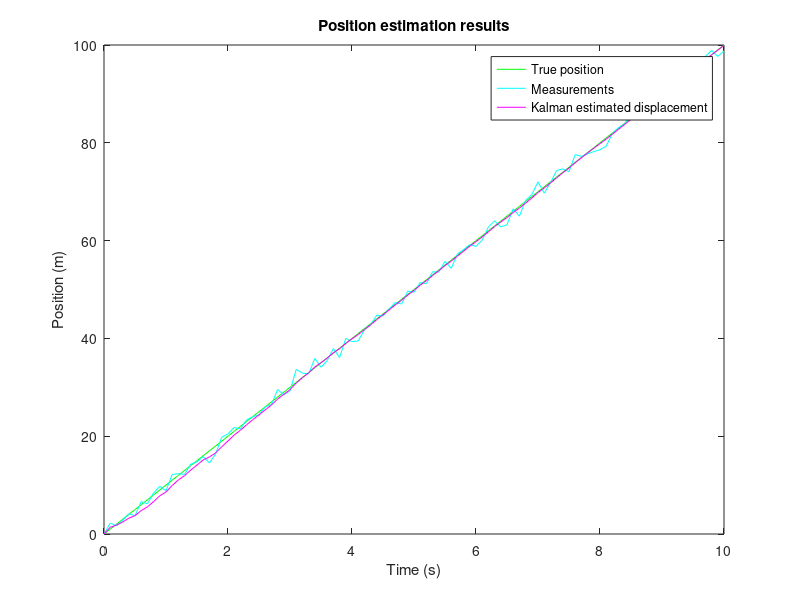
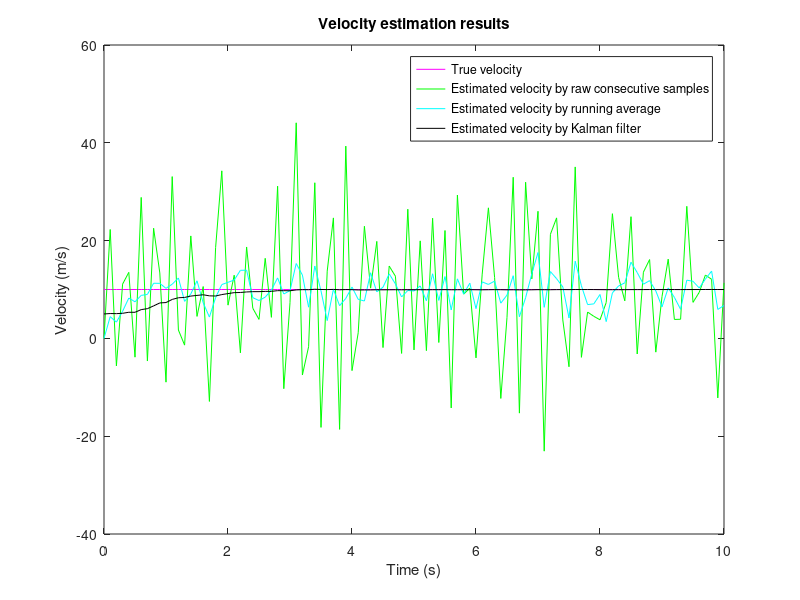
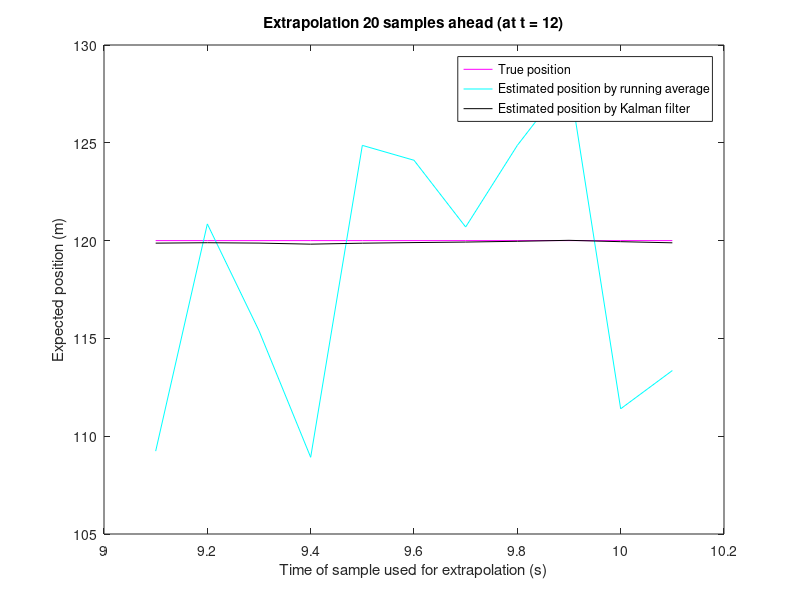

Source code (MATLAB) for these figures, in order:
%%%%%%%%%%%%%%%%%%%%%%%%%%%%%%%%%%%%
% Kalman filter intuitive tutorial %
% (c) Alex Blekhman, (end of) 2006 %
% Contact: ablekhman at gmail.com  %
%%%%%%%%%%%%%%%%%%%%%%%%%%%%%%%%%%%%

%%%%%%%%%%%%%%%%%%%%%%%%%%%%%%%%%%%%%%%%%%%%%%%%%%%%%%%%%%%%%%%%%%%%%%%%%%%
% The problem: Predict the position and velocity of a moving train 2 seconds ahead,
% having noisy measurements of its positions along the previous 10 seconds (10 samples a second). 

% Ground truth: The train is initially located at the point x = 0 and moves
% along the X axis with constant velocity V = 10m/sec, so the motion equation of the train is X =
% X0 + V*t. Easy to see that the position of the train after 12 seconds
% will be x = 120m, and this is what we will try to find.

% Approach: We measure (sample) the position of the train every dt = 0.1 seconds. But,
% because of imperfect apparature, weather etc., our measurements are
% noisy, so the instantaneous velocity, derived from 2 consecutive position
% measurements (remember, we measure only position) is innacurate. We will
% use Kalman filter as we need an accurate and smooth estimate for the velocity in
% order to predict train's position in the future.

% We assume that the measurement noise is normally distributed, with mean 0 and
% standard deviation SIGMA
%%%%%%%%%%%%%%%%%%%%%%%%%%%%%%%%%%%%%%%%%%%%%%%%%%%%%%%%%%%%%%%%%%%%%%%%%%%
  

close all
clear all
%%%%%%%%%%%%%%%%%%%%%%%%%%%%%%%%%%%%%%%%
%%% Ground truth %%%%%%%%%%%%%%%%%%%%%%%
%%%%%%%%%%%%%%%%%%%%%%%%%%%%%%%%%%%%%%%%

% Set true trajectory 
Nsamples=100;
dt = .1;
t=0:dt:dt*Nsamples;
Vtrue = 10;

% Xtrue is a vector of true positions of the train 
Xinitial = 0;
Xtrue = Xinitial + Vtrue * t;

%%%%%%%%%%%%%%%%%%%%%%%%%%%%%%%%%%%%%%%%
%%% Motion equations %%%%%%%%%%%%%%%%%%%
%%%%%%%%%%%%%%%%%%%%%%%%%%%%%%%%%%%%%%%%

% Previous state (initial guess): Our guess is that the train starts at 0 with velocity
% that equals to 50% of the real velocity
Xk_prev = [0; 
    .5*Vtrue];

% Current state estimate
Xk=[];

% Motion equation: Xk = Phi*Xk_prev + Noise, that is Xk(n) = Xk(n-1) + Vk(n-1) * dt
% Of course, V is not measured, but it is estimated
% Phi represents the dynamics of the system: it is the motion equation
Phi = [1 dt;
       0  1];

% The error matrix (or the confidence matrix): P states whether we should 
% give more weight to the new measurement or to the model estimate 
sigma_model = 1;
% P = sigma^2*G*G';
P = [sigma_model^2             0;
                 0 sigma_model^2];

% Q is the process noise covariance. It represents the amount of
% uncertainty in the model. In our case, we arbitrarily assume that the model is perfect (no
% acceleration allowed for the train, or in other words - any acceleration is considered to be a noise)
Q = [0 0;
     0 0];

% M is the measurement matrix. 
% We measure X, so M(1) = 1
% We do not measure V, so M(2)= 0
M = [1 0];

% R is the measurement noise covariance. Generally R and sigma_meas can
% vary between samples. 
sigma_meas = 1; % 1 m/sec
R = sigma_meas^2;

%%%%%%%%%%%%%%%%%%%%%%%%%%%%%%%%%%%%%%%%
%%% Kalman iteration %%%%%%%%%%%%%%%%%%%
%%%%%%%%%%%%%%%%%%%%%%%%%%%%%%%%%%%%%%%%

% Buffers for later display
Xk_buffer = zeros(2,Nsamples+1);
Xk_buffer(:,1) = Xk_prev;
Z_buffer = zeros(1,Nsamples+1);

for k=1:Nsamples
    
    % Z is the measurement vector. In our
    % case, Z = TrueData + RandomGaussianNoise
    Z = Xtrue(k+1)+sigma_meas*randn;
    Z_buffer(k+1) = Z;
    
    % Kalman iteration
    P1 = Phi*P*Phi' + Q;
    S = M*P1*M' + R;
    
    % K is Kalman gain. If K is large, more weight goes to the measurement.
    % If K is low, more weight goes to the model prediction.
    K = P1*M'*inv(S);
    P = P1 - K*M*P1;
    
    Xk = Phi*Xk_prev + K*(Z-M*Phi*Xk_prev);
    Xk_buffer(:,k+1) = Xk;
    
    % For the next iteration
    Xk_prev = Xk; 
end;

%%%%%%%%%%%%%%%%%%%%%%%%%%%%%%%%%%%%%%%%
%%% Plot resulting graphs %%%%%%%%%%%%%%
%%%%%%%%%%%%%%%%%%%%%%%%%%%%%%%%%%%%%%%%

%%%%%%%%%%%%%%%%%%%%%%%%%%%%%%%%%%%%%%%%
%%% Position analysis %%%%%%%%%%%%%%%%%%
%%%%%%%%%%%%%%%%%%%%%%%%%%%%%%%%%%%%%%%%

figure;
plot(t,Xtrue,'g');
hold on;
plot(t,Z_buffer,'c');
plot(t,Xk_buffer(1,:),'m');
title('Position estimation results');
xlabel('Time (s)');
ylabel('Position (m)');
legend('True position','Measurements','Kalman estimated displacement');

%%%%%%%%%%%%%%%%%%%%%%%%%%%%%%%%%%%%%%%%
%%% Velocity analysis %%%%%%%%%%%%%%%%%%
%%%%%%%%%%%%%%%%%%%%%%%%%%%%%%%%%%%%%%%%

% The instantaneous velocity as derived from 2 consecutive position
% measurements
InstantaneousVelocity = [0 (Z_buffer(2:Nsamples+1)-Z_buffer(1:Nsamples))/dt];

% The instantaneous velocity as derived from running average with a window
% of 5 samples from instantaneous velocity
WindowSize = 5;
InstantaneousVelocityRunningAverage = filter(ones(1,WindowSize)/WindowSize,1,InstantaneousVelocity);

figure;
plot(t,ones(size(t))*Vtrue,'m');
hold on;
plot(t,InstantaneousVelocity,'g');
plot(t,InstantaneousVelocityRunningAverage,'c');
plot(t,Xk_buffer(2,:),'k');
title('Velocity estimation results');
xlabel('Time (s)');
ylabel('Velocity (m/s)');
legend('True velocity','Estimated velocity by raw consecutive samples','Estimated velocity by running average','Estimated velocity by Kalman filter');

%%%%%%%%%%%%%%%%%%%%%%%%%%%%%%%%%%%%%%%%
%%% Extrapolation 20 samples ahead %%%%%
%%%%%%%%%%%%%%%%%%%%%%%%%%%%%%%%%%%%%%%%

SamplesIntoTheFuture = 20;
Nlast = 10; % samples

% We take the last Nlast = 10 samples, and for each of these samples we try to see what would be the
% estimated position of the train at sample number Nsamples + SamplesIntoTheFuture
% if we took the position and the velocity that was known at that sample

TruePositionInTheFuture = Xinitial + (Nsamples + SamplesIntoTheFuture) * Vtrue * dt;

ProjectedPositionByRunningAverage = Xk_buffer(1,(Nsamples+1-Nlast):(Nsamples+1)) + ...
    ((SamplesIntoTheFuture+Nlast):-1:SamplesIntoTheFuture) .* dt .* InstantaneousVelocityRunningAverage((Nsamples+1-Nlast):(Nsamples+1));

ProjectedPositionByKalmanFilter = Xk_buffer(1,(Nsamples+1-Nlast):(Nsamples+1)) + ...
    ((SamplesIntoTheFuture+Nlast):-1:SamplesIntoTheFuture) .* dt .* Xk_buffer(2,(Nsamples+1-Nlast):(Nsamples+1));

figure;
plot(((Nsamples+1-Nlast):(Nsamples+1))*dt,ones(size(1:11))*TruePositionInTheFuture,'m');
hold on;
plot(((Nsamples+1-Nlast):(Nsamples+1))*dt,ProjectedPositionByRunningAverage,'c');
plot(((Nsamples+1-Nlast):(Nsamples+1))*dt,ProjectedPositionByKalmanFilter,'k');
title(['Extrapolation 20 samples ahead (at t = ' num2str((Nsamples + SamplesIntoTheFuture) * dt) ')']);
xlabel('Time of sample used for extrapolation (s)');
ylabel('Expected position (m)');
legend('True position','Estimated position by running average','Estimated position by Kalman filter');

% Note: In this example, we might have increased WindowSize to smoothen
% InstantaneousVelocityRunningAverage. But, as in real conditions the
% velocity of the tracked object is not constant, this will lead to poor
% results in the general case.

% Note: K is a measure of the convergence of the filter, so are P(1,1) and
% P(2,2). When the model is good and the data is consistent with the model,
% these should converge to 0.
